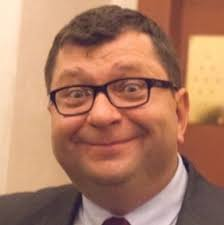
#> input picture resources/test_img/img.jpg, 224 x 225 px
$ python app.py ../resources/test_img/img.jpg
#> lines starting #> are read from the running program, lines starting #| are printed output that depends on the picture; after the words box and inside, x2 and y2 are one past the last pixel; in counts of white or black regions, pixels touching at a corner belong together
### src/detector.py
import cv2
import numpy as np
import constans as const


class Detector:
    numberOfDetectedFaces = 0
    numberOfDetectedEyes = 0
    fileName = ''
    img = ''
    grayImg = ''
    faceClassifier = 0
    eyeClassifier = 0
    facesCoords = 0
    eyesCoords = 0
    picturesOfFaces = []
    color = (0, 0, 255)

    def __init__(self):
        self.faceClassifier = cv2.CascadeClassifier(
            const.haarFacesClassifier)
        self.eyeClassifier = cv2.CascadeClassifier(
            const.haarEyesClassifier)

    def Run(self):
        self.DetectFaces()
        self.DetectEyes()

        self.DrawResults()

    def DrawResults(self):
        self.DrawNumberOfFaces()

        if (self.numberOfDetectedFaces * 2) == self.numberOfDetectedEyes:
            self.DrawDetectedEyes()

        self.DrawDetectedFaces()

    def LoadImage(self, file):
#> called with file = '../resources/test_img/img.jpg'
        self.fileName = file
        self.img = cv2.imread(self.fileName)
#> self.img is the input picture: shape (225, 224, 3); mean B, G, R 100.2, 124.7, 174.3

    def ConvertImgToGray(self):
        self.grayImg = cv2.cvtColor(self.img, cv2.COLOR_BGR2GRAY)
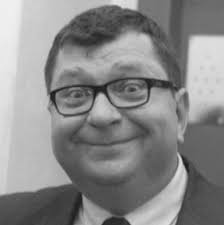
#> self.grayImg: shape (225, 224); min 20, max 240, mean 136.7

    def DrawDetectedFaces(self):
        for (x, y, w, h) in self.facesCoords:
            cv2.rectangle(self.img, (x, y), (x + w, y + h),
                          self.color, 3)

    # [5 lines left out: function DrawDetectedEyes, not called in this run]

    def DrawNumberOfFaces(self):
        height, width, channels = self.img.shape
        cv2.putText(self.img, const.detectionInfo + str(self.numberOfDetectedFaces),
                    (10, 30),
                    cv2.FONT_HERSHEY_SIMPLEX,
                    1,
                    self.color,
                    2)

    def DetectFaces(self):
        self.ConvertImgToGray()
        self.facesCoords = self.faceClassifier.detectMultiScale(
            self.grayImg, 1.3, 5)
#> self.facesCoords = [[37, 29, 151, 151]]
        self.numberOfDetectedFaces = len(self.facesCoords)
#> self.numberOfDetectedFaces = 1

    def DetectEyes(self):
        for (x, y, w, h) in self.facesCoords:
            grayFace = self.grayImg[y:y+h, x:x+w]
            self.picturesOfFaces.append(self.img[y:y+h, x:x+w])
            self.eyesCoords = self.eyeClassifier.detectMultiScale(
                grayFace)
            self.numberOfDetectedEyes += len(self.eyesCoords)
#> this loop made 1 pass
#> (x, y, w, h, self.numberOfDetectedEyes) on pass 1: (37, 29, 151, 151, 0)
#> pass 1, in DetectEyes, `grayFace = self.grayImg[y:y+h, x:x+w]`:
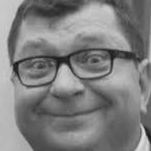
#> grayFace: shape (151, 151); min 20, max 226, mean 127.3
#> after the loop, self.numberOfDetectedEyes = 0
#> in DrawNumberOfFaces, `cv2.putText(self.img, const.detectionInfo + str(self.numberOfDetectedF..`:
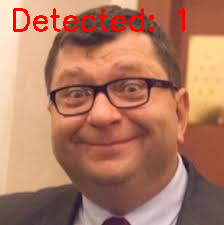
#> self.img: shape (225, 224, 3); 2.4% of pixels changed, all inside (x1, y1, x2, y2) = (13, 8, 185, 32)
#> the loop in DrawDetectedFaces, `for (x, y, w, h) in self.facesCoords:` made 1 pass
#> after the loop in DrawDetectedFaces, `for (x, y, w, h) in self.facesCoords:`:
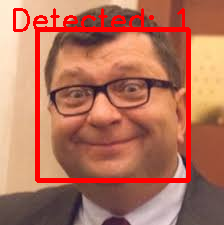
#> self.img: shape (225, 224, 3); 5.38% of pixels changed, all inside (x1, y1, x2, y2) = (35, 27, 191, 183)

    def DisplayResultPhoto(self):
        cv2.imshow(const.windowDescription + str(self.fileName), self.img)

        if self.numberOfDetectedFaces == 1:
            cv2.waitKey()

    def SaveResult(self, path):
        if (len(path) != 0):
            cv2.imwrite(path, self.img)
        else:
            oldFileName = str(self.fileName).split('.')
            newFileName = oldFileName[0] + '_output.' + oldFileName[1]
            cv2.imwrite(newFileName, self.img)

### src/mergeResults.py
import numpy as np
import cv2
from PIL import Image
import concat_images as con
import constans as const


class MergeResults:
    images = []
    numberOfImages = 0
    imgPerRow = 2
    columns = 5
    mergedImages = 0

    def __init__(self, img):
        length = len(img)
#> length = 1

        if length != 0:
            self.numberOfImages = length
#> self.numberOfImages = 1
            self.images = img
#> self.images = 1 item

    def Merge(self):
        temp = [[]]  # 2d array with faces

        row = int(self.numberOfImages / self.columns)
#> row = 0

        i = 0
        j = 0
        for x in self.images:
            if self.numberOfImages == 1:
                face = cv2.resize(x, dsize=(150, 150))
                temp[0].append(face)
            else:
                j = j + 1

                face = cv2.resize(x, dsize=(150, 150))
                temp[i].append(face)

                if j % self.columns == 0:
                    i = i + 1
                    if self.columns * i < self.numberOfImages:
                        temp.append([])
#> this loop made 1 pass
#> pass 1, in Merge, `face = cv2.resize(x, dsize=(150, 150))`:
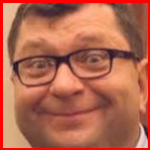
#> face: shape (150, 150, 3); mean of channels 0, 1, 2 80.5, 103.4, 178.3; drawn as B, G, R
#> after the loop, i = 0; j = 0; temp = 1 item

        self.mergedImages = con.concat_tile_resize(temp)

    def Show(self):
        if (self.numberOfImages > 1):
            cv2.imshow(str(self.numberOfImages) +
                       const.mergedImageTitle, self.mergedImages)
            cv2.waitKey()
            cv2.destroyAllWindows()

### src/concat_images.py
# courtesy of https://note.nkmk.me/en/python-opencv-hconcat-vconcat-np-tile/
import cv2


def concat_tile_resize(im_list_2d, interpolation=cv2.INTER_CUBIC):
    im_list_v = [hconcat_resize_min(
        im_list_h, interpolation=cv2.INTER_CUBIC) for im_list_h in im_list_2d]
    return vconcat_resize_min(im_list_v, interpolation=cv2.INTER_CUBIC)


def hconcat_resize_min(im_list, interpolation=cv2.INTER_CUBIC):
#> called with interpolation = 2
    h_min = min(im.shape[0] for im in im_list)
    im_list_resize = [cv2.resize(im, (int(
        im.shape[1] * h_min / im.shape[0]), h_min), interpolation=interpolation) for im in im_list]
#> im_list_resize = 1 item
    return cv2.hconcat(im_list_resize)


def vconcat_resize_min(im_list, interpolation=cv2.INTER_CUBIC):
#> called with interpolation = 2
    w_min = min(im.shape[1] for im in im_list)
#> w_min = 150
    im_list_resize = [cv2.resize(im, (w_min, int(im.shape[0] * w_min / im.shape[1])), interpolation=interpolation)
                      for im in im_list]
#> im_list_resize = 1 item
    return cv2.vconcat(im_list_resize)

### src/validator.py
import os
import constans as const


class Validator:
    outputFilePath = ''
    inputFilePath = ''
    inputFileName = ''

    def __init__(self, args):
        if len(args) == 2:
            if self.CheckIfCorrectInputFile(args[1]):
                self.CreateOutputFilePath()
        elif len(args) != 2:
            print(const.wrongParameters)
            os._exit(-1)

    def CheckIfCorrectInputFile(self, filePath):
        if const.img in filePath or const.png in filePath:
            self.inputFilePath = filePath
            self.inputFileName = os.path.basename(filePath)
            return True
        else:
            print(const.wrongFile)
            os._exit(-1)

    def CreateOutputFilePath(self):
        self.outputFilePath = const.outputDirectory + self.inputFileName

### src/app.py
from detector import Detector
from validator import Validator
from mergeResults import MergeResults
import sys

v = Validator(sys.argv)
d = Detector()

d.LoadImage(v.inputFilePath)
d.Run()
d.DisplayResultPhoto()
d.SaveResult(v.outputFilePath)

m = MergeResults(d.picturesOfFaces)
m.Merge()
m.Show()
